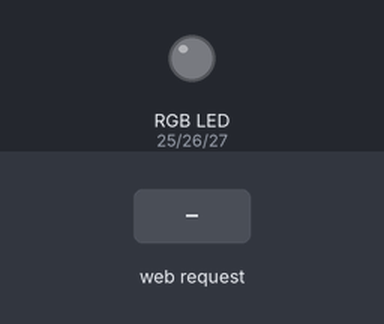
Recording of a sketch running on a simulated ESP32. On the bench: an RGB LED mixed from three pins (HIGH = lit). Inputs (shaded band) come from the test bench. WiFi joins after 1.5 s; servers stay silent unless stated; what the sketch prints to the serial monitor is not drawn.

Above: at 2.7 s.
2.8 s: HTTP request GET /red received
At 3.5 s:
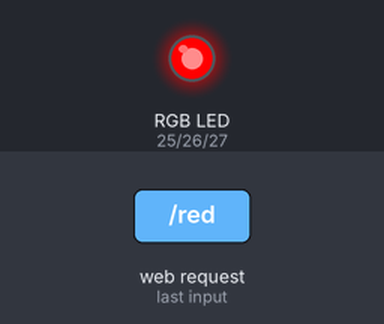
4.3 s: HTTP request GET /green received
At 4.6 s:
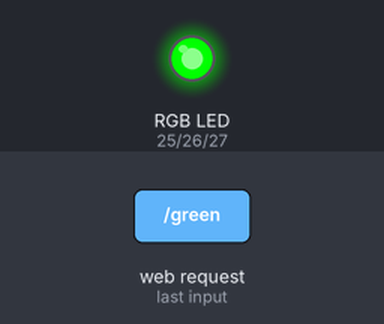
5.8 s: HTTP request GET /blue received
At 7.0 s:
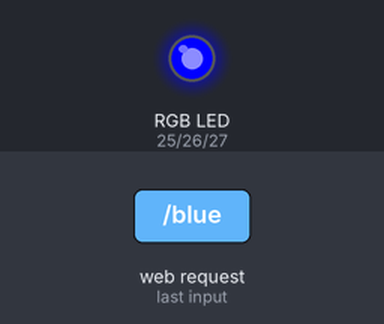
7.3 s: HTTP request GET /yellow received
At 8.1 s:
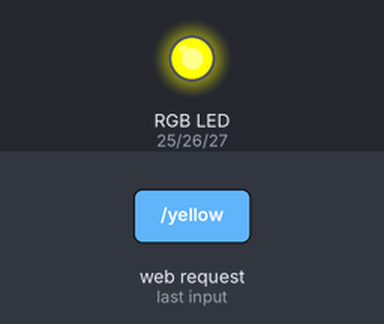
8.8 s: HTTP request GET /cyan received
At 9.2 s:
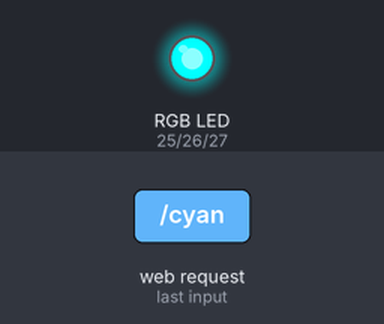
10.3 s: HTTP request GET /magenta received
At 11.6 s:
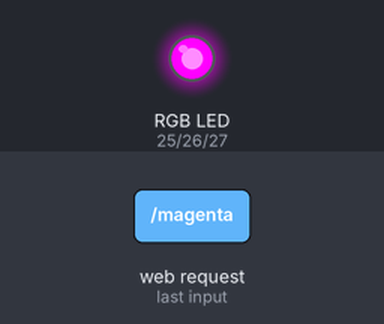
Timing chart, 0 to 12.8 s (numbered marks = the images above; inputs shaded):
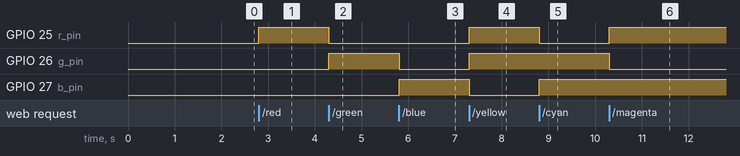

The sketch:

server_controlled_rgb_led_lights.ino
```cpp
#include <WiFi.h>
#include <WiFiClient.h>
#include <WebServer.h>
#include <ESPmDNS.h>

//  ssid , password
const char ssid[] = "RV";
const char password[] = "air42659";

//  RGb led pins
byte r_pin = 25;
byte g_pin = 26;
byte b_pin = 27;

//  defining channels
#define r_channel 0
#define g_channel 1
#define b_channel 2

//  defining frequency and reolution
#define frequency 5000
#define resolution 8
String html = "<!DOCTYPE html><html lang=\"en\"><head><meta charset=\"UTF-8\"><meta http-equiv=\"X-UA-Compatible\" content=\"IE=edge\"><meta name=\"viewport\" content=\"width=device-width, initial-scale=1.0\"><title>ESP32 RGB CONTROLLER</title></head><body><div style=\"padding-left: 50%; padding-top: 10%;\"><h1>COLOR GENERATOR</h1></div><div style=\"padding-left: 40%;\"><a href=\"/red\"><button>Red</button></a><a href=\"/green\"><button>Green</button></a><a href=\"/blue\"><button>Blue</button></a><a href=\"/yellow\"><button>Yellow</button></a><a href=\"/cyan\"><button>Cyan</button></a><a href=\"/magenta\"><button>Magenta</button></a><a href=\"/orange\"><button>Orange</button></a><a href=\"/off\"><button>OFF</button></a></div></body></html>";
//  starting a server at port 80
WebServer server(80);
void handleRoot(){
// (192.168.1.1/){
  server.send(200, "text/html", html); //here 200 is Success code
}

void handleNotFound() {

  String message = "File Not Found  ";
  message += "URI: "; // (192.168.1.1/page1/on)
  message += server.uri();
  message += " Method: ";
  message += (server.method() == HTTP_GET) ? "GET" : "POST";
  message += " Arguments: ";
  message += server.args();
  message += " ";
  for (uint8_t i = 0; i < server.args(); i++) {
    message += " " + server.argName(i) + ": " + server.arg(i) + " ";
  }
  server.send(404, "text/plain", message);

}

void setup(void){

  //  setting frequency and resolution at channels
  ledcSetup(r_channel , frequency , resolution);
  ledcSetup(g_channel , frequency , resolution);
  ledcSetup(b_channel , frequency , resolution);

  //  attaching GPIOs
  ledcAttachPin(r_pin , r_channel);
  ledcAttachPin(g_pin , g_channel);
  ledcAttachPin(b_pin , b_channel);

  //   starting serial communication
  Serial.begin(115200);

  //  connecting with the WiFi and printing IP Address
  Serial.print("Connecting with : ");
  Serial.println(ssid);
  WiFi.mode(WIFI_STA);
  WiFi.begin(ssid , password);
  while (WiFi.status() != WL_CONNECTED){
    Serial.print(".");
    delay(500);
  }
  Serial.println();
  Serial.println("Connected with the Network !");
  Serial.print("IP address assgined by the access point : ");
  Serial.println(WiFi.localIP());

  if (MDNS.begin("esp32")) { //esp32.local/
    Serial.println("MDNS responder started");
  }

  server.on("/", handleRoot);

  server.on("/red", []() {
    server.send(200, "text/html",html);
    color_generator(255,0,0);
  });

  server.on("/green", []() {
    server.send(200, "text/html",html);
    color_generator(0,255,0);
  });
  server.on("/blue", []() {
    server.send(200, "text/html",html);
    color_generator(0,0,255);
  });
  server.on("/yellow", []() {
    server.send(200, "text/html",html);
    color_generator(255,255,0);
  });
  server.on("/cyan", []() {
    server.send(200, "text/html",html);
    color_generator(0,255,255);
  });
  server.on("/magenta", []() {
    server.send(200, "text/html",html);
    color_generator(255,0,255);
  });
  server.on("/orange", []() {
    server.send(200, "text/html",html);
    color_generator(255,69,0);
  });
  server.on("/off", []() {
    server.send(200, "text/html",html);
    color_generator(0,0,0);
  });
  server.onNotFound(handleNotFound);

  server.begin();
  Serial.println("HTTP server started");
}

void loop(){
  server.handleClient();
}

void color_generator(byte r , byte g , byte b){
  ledcWrite(r_channel , r);
  ledcWrite(g_channel , g);
  ledcWrite(b_channel , b);
}


//  generating HTML Page
String generate_html(void){

  String html = "<!DOCTYPE html><html lang=\"en\"><head><meta charset=\"UTF-8\"><meta http-equiv=\"X-UA-Compatible\" content=\"IE=edge\"><meta name=\"viewport\" content=\"width=device-width, initial-scale=1.0\"><title>ESP32 RGB CONTROLLER</title></head><body><div style=\"padding-left: 50%; padding-top: 10%;\"><h1>COLOR GENERATOR</h1></div><div style=\"padding-left: 40%;\"><a href=\"/red\"><button>Red</button></a><a href=\"/green\"><button>Green</button></a><a href=\"/blue\"><button>Blue</button></a><a href=\"/yellow\"><button>Yellow</button></a><a href=\"/cyan\"><button>Cyan</button></a><a href=\"/magenta\"><button>Magenta</button></a><a href=\"/orange\"><button>Orange</button></a></div></body></html>";
}
```

Measured:
- after the input at 2.8 s, GPIO 25 (r_pin): LOW → HIGH at once
- after the input at 4.3 s, GPIO 25 (r_pin): HIGH → LOW at once; GPIO 26 (g_pin): LOW → HIGH at once
- after the input at 5.8 s, GPIO 26 (g_pin): HIGH → LOW at once; GPIO 27 (b_pin): LOW → HIGH at once
- after the input at 7.3 s, GPIO 25 (r_pin), GPIO 26 (g_pin): LOW → HIGH at once; GPIO 27 (b_pin): HIGH → LOW at once
- after the input at 8.8 s, GPIO 25 (r_pin): HIGH → LOW at once; GPIO 27 (b_pin): LOW → HIGH at once
- after the input at 10.3 s, GPIO 25 (r_pin): LOW → HIGH at once; GPIO 26 (g_pin): HIGH → LOW at once
